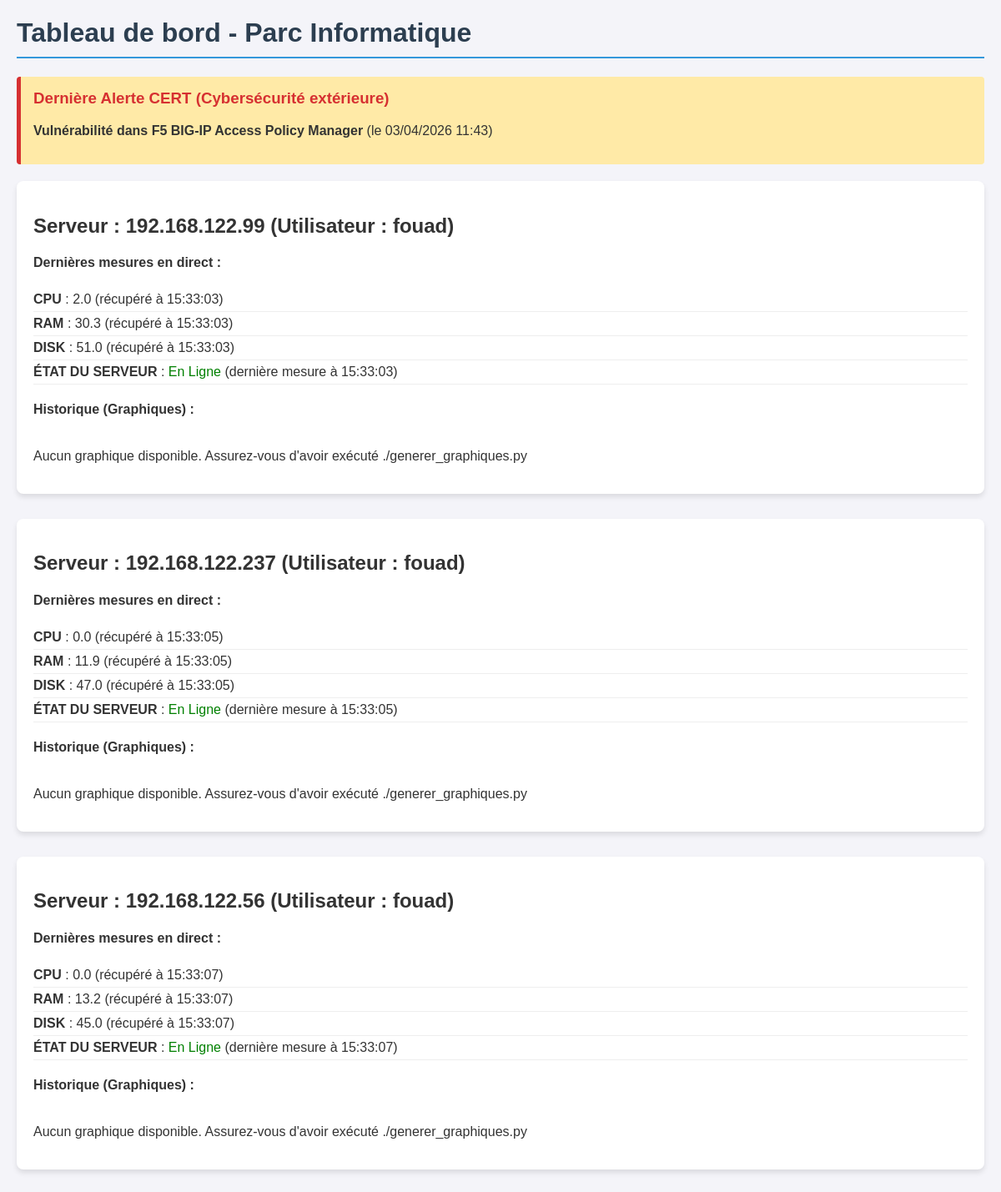
The page / on the database its author committed.
### tables this page shows
CREATE TABLE alertes_cert (
    id INTEGER PRIMARY KEY AUTOINCREMENT,
    timestamp INTEGER,
    titre TEXT
);

CREATE TABLE hosts (
    id INTEGER PRIMARY KEY AUTOINCREMENT,
    ip TEXT UNIQUE,
    utilisateur TEXT
);

CREATE TABLE mesures (
    id INTEGER PRIMARY KEY AUTOINCREMENT,
    timestamp INTEGER,
    ip TEXT,
    sonde TEXT,
    valeur REAL
);

### app.py (the view)
@app.route('/')
def index():
    hosts, alerte, graphiques, val_actuelles, alertes_sys = get_db_info()
    return render_template('index.html', hosts=hosts, alerte=alerte, graphiques=graphiques, dernieres_valeurs=val_actuelles, alertes_systeme=alertes_sys)

### templates/index.html (shortened to what this page needs)
<!DOCTYPE html>
<html lang="fr">
<head>
</head>
<body>
    <h1>Tableau de bord - Parc Informatique</h1>
    {% if alerte %}
    <div class="alerte-box">
        <h3>Dernière Alerte CERT (Cybersécurité extérieure)</h3>
        <p><strong>{{ alerte.titre }}</strong> (le {{ alerte.date }})</p>
    </div>
    {% endif %}
    {% for ip, user in hosts %}
    <div class="host-section">
        <h2>Serveur : {{ ip }} (Utilisateur : {{ user }})</h2>
        <h4>Dernières mesures en direct :</h4>
        <ul>
            {% for sonde, data in dernieres_valeurs[ip].items() %}
                {% if sonde == 'ETAT' %}
                    {% if data.valeur == -1 or data.valeur == -1.0 %}
                        <li><strong>ÉTAT DU SERVEUR</strong> : <span style="color: red;">Déconnecté / Injoignable</span> (dernière tentative à {{ data.heure }})</li>
                    {% else %}
                        <li><strong>ÉTAT DU SERVEUR</strong> : <span style="color: green;">En Ligne</span> (dernière mesure à {{ data.heure }})</li>
                    {% endif %}
                {% else %}
                    <li><strong>{{ sonde }}</strong> : {{ data.valeur }} (récupéré à {{ data.heure }})</li>
                {% endif %}
            {% else %}
            <li>Aucune donnée texte disponible. Assurez-vous que ./manager.sh a été exécuté.</li>
            {% endfor %}
        </ul>
        <h4>Historique (Graphiques) :</h4>
        <div class="graphs-container">
            {% if graphiques[ip] %}
                <div class="graph-card">
                    <embed type="image/svg+xml" src="/graphiques/{{ ip }}_all.svg" />
                </div>
            {% else %}
                <p>Aucun graphique disponible. Assurez-vous d'avoir exécuté ./generer_graphiques.py</p>
            {% endif %}
        </div>
    </div>
    {% endfor %}
</body>
</html>

### templates/index.html (style rules this page uses)
body { font-family: Arial, sans-serif; margin: 20px; background-color: #f4f4f9; color: #333; }
h1 { color: #2c3e50; border-bottom: 2px solid #3498db; padding-bottom: 10px; }
.host-section { background: white; padding: 20px; margin-bottom: 30px; border-radius: 8px; box-shadow: 0 4px 6px rgba(0,0,0,0.1); }
.graphs-container { display: flex; flex-wrap: wrap; gap: 20px; margin-top: 15px; }
.alerte-box { background: #ffeaa7; border-left: 5px solid #d63031; padding: 15px; margin-bottom: 20px; border-radius: 4px; }
.alerte-box h3 { margin-top: 0; color: #d63031; }
ul { list-style-type: none; padding-left: 0; }
ul li { padding: 5px 0; border-bottom: 1px solid #eee; }

### rows shown on the page
alertes_cert: titre "Vulnérabilité dans F5 BIG-IP Access Policy Manager"
hosts: ip "192.168.122.99", utilisateur "fouad", ip "CPU" "RAM" "DISK", heure "15:33:03" "15:33:03" "15:33:03", heure "15:33:03", shows "Aucun graphique disponible. Assurez-vous d'avoir exécuté ./generer_graphiques.py"
mesures: valeur "2.0"
mesures: valeur "30.3"
mesures: valeur "51.0"
hosts: ip "192.168.122.237", utilisateur "fouad", ip "CPU" "RAM" "DISK", heure "15:33:05" "15:33:05" "15:33:05", heure "15:33:05", shows "Aucun graphique disponible. Assurez-vous d'avoir exécuté ./generer_graphiques.py"
mesures: valeur "0.0"
mesures: valeur "11.9"
mesures: valeur "47.0"
hosts: ip "192.168.122.56", utilisateur "fouad", ip "CPU" "RAM" "DISK", heure "15:33:07" "15:33:07" "15:33:07", heure "15:33:07", shows "Aucun graphique disponible. Assurez-vous d'avoir exécuté ./generer_graphiques.py"
mesures: valeur "0.0"
mesures: valeur "13.2"
mesures: valeur "45.0"

### other values the page prints
{{ alerte.date }} "03/04/2026 11:43"
